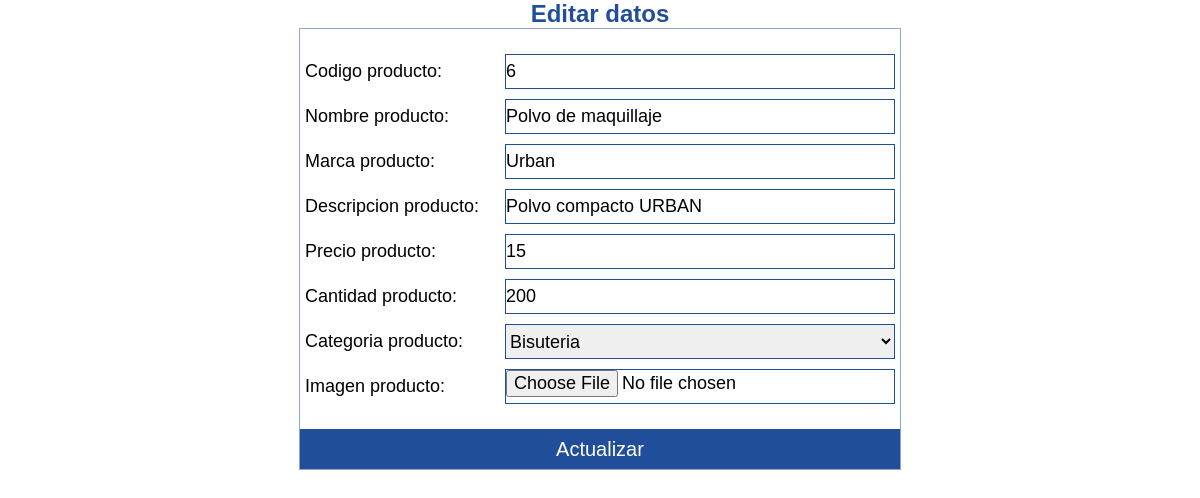
Page /src/pages/user/php/edit_pro.php?id=6 on the committed database.
### tables this page shows
CREATE TABLE `producto` (
  `codigoProducto` int(11) NOT NULL,
  `nombreProducto` varchar(45) DEFAULT NULL,
  `descripcionProducto` longtext DEFAULT NULL,
  `precioProducto` double DEFAULT NULL,
  `cantidadProducto` int(11) DEFAULT NULL,
  `marcaProducto` varchar(45) DEFAULT NULL,
  `CATEGORIA_codigoCategoria` int(11) NOT NULL,
  `fotoProducto` varchar(500) DEFAULT NULL
);

### config/sql_class.php (called while the page is built, shortened)
<?php
    class sql_class{
        private $bd;
        public function __construct() {
            $this->bd = new mysqli(SERVIDOR, USUARIO, CLAVE, BDD);
            $this->bd->set_charset('utf8');
        }
        public function ConsultarCategorias(){
            $resultado = $this->bd->query("SELECT * FROM categoria");
            return $resultado;
        }
        public function ConsultarIdProducto($cod_pro){
            $resultado = $this->bd->query("SELECT * FROM producto WHERE codigoProducto = '$cod_pro'");
            return $resultado;
        }
    }
?>

### src/pages/user/php/edit_pro.php (the view, shortened to what this page needs)
<link rel="stylesheet" href="../../../assets/style/panel-de-control.css">
<link rel="stylesheet" href="../../../assets/style/general.css">
<h2>Editar datos</h2>
<?php
require_once '../../../../config/sql_class.php';
$consulta_class = new sql_class();
$id = $_GET['id'];
$resultados_pro = $consulta_class-> ConsultarIdProducto($id);
$resultado_cat = $consulta_class-> ConsultarCategorias();
    while($display = $resultados_pro->fetch_assoc()){?>
        <form action="update_pro.php" method="POST">
            <div id="caja-form">
                <div id="cajaText">
                    <label for="txt-pro-cod">Codigo producto:</label>
                    <input type="text" name="codigoProducto" value="<?php echo $display['codigoProducto']; ?>">
                </div>
                <div id="cajaText">
                    <label for="txt-pro-nom">Nombre producto:</label>
                    <input type="text" name="nombreProducto" value="<?php echo $display['nombreProducto']; ?>">
                </div>
                <div id="cajaText">
                    <label for="txt-pro-mar">Marca producto:</label>
                    <input type="text" name="marcaProducto" value="<?php echo $display['marcaProducto']; ?>">
                </div>
                <div id="cajaText">
                    <label for="txt-pro-des">Descripcion producto:</label>
                    <input type="text" name="descripcionProducto" value="<?php echo $display['descripcionProducto']; ?>">
                </div>
                <div id="cajaText">
                    <label for="txt-pro-pre">Precio producto:</label>
                    <input type="text" name="precioProducto" value="<?php echo $display['precioProducto']; ?>">
                </div>
                <div id="cajaText">
                    <label for="txt-pro-can">Cantidad producto:</label>
                    <input type="text" name="cantidadProducto" value="<?php echo $display['cantidadProducto']; ?>">
                </div>
                <div id="cajaText">
                    <label for="txt-pro-can">Categoria producto:</label>
                    <select name="CATEGORIA_codigoCategoria" id="select-cat-pro">
                        <?php while($display = $resultado_cat->fetch_assoc()){?>
                            <option value="<?php echo $display['codigoCategoria'] ?>">
                                <?php echo $display['nombreCategoria'] ?>
                            </option>
                        <?php } ?>
                    </select>
                </div>
                <div id="cajaText">
                    <label for="txt-pro-nom">Imagen producto:</label>
                    <input type="file" name="fotoProducto" autocomplete="off">
                </div>
                <button id="btn-save" type="submit">Actualizar</button>
            </div>
        </form>
   <?php  } ?>

### src/assets/style/panel-de-control.css (style rules this page uses)
#caja-form { border: 1px solid #214e9b7e; margin: auto; width: 600px; padding-top: 20px; }
#cajaText { display: grid; margin: auto; grid-template-columns: 200px 400px; }
label { margin: 5px; padding-top: 7px; padding-bottom: 7px; font-size: 18px; }
input, select { font-size: 18px; margin: 5px; border: 1px solid #214e9b }
h2 { text-align: center; color: #214e9b; }
#btn-save { width: 100%; height: 40px; font-size: 20px; border: none; background-color:#214e9b; color: white; margin-top: 20px; }

### src/assets/style/general.css (style rules this page uses)
* { margin: 0; padding: 0; font-family: Arial, Helvetica, sans-serif; }

### rows in the picture
producto: codigoProducto "6", nombreProducto "Polvo de maquillaje", marcaProducto "Urban", descripcionProducto "Polvo compacto URBAN", precioProducto "15", cantidadProducto "200"

### other values in the picture
form field CATEGORIA_codigoCategoria "Bisuteria"
